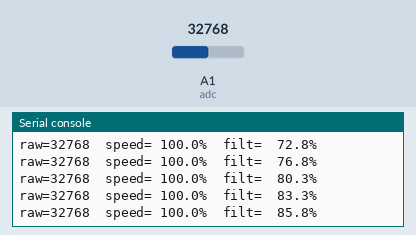
Bench run of a program on a simulated CircuitPython board. Shown: the last lines printed to the serial console. The test bench sets the inputs (shaded band); at power-on: A1 (adc) = 32768 (analog values on the 0–65535 scale).

Above: at 1.2 s.
1.3 s: A1 (adc) set to 24288
At 1.31 s:
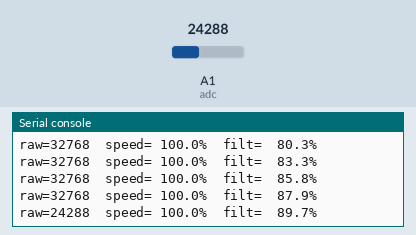
2.8 s: A1 (adc) set to 22560
At 2.82 s:
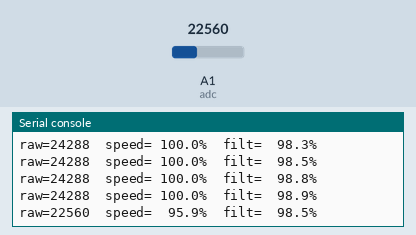
9.0 s: A1 (adc) set to 2896
At 9.05 s:
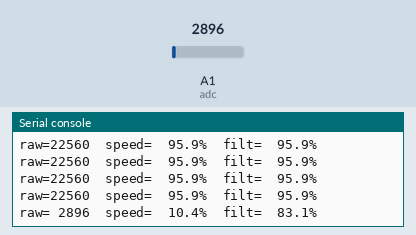
10.5 s: A1 (adc) set to 2784
At 10.56 s:
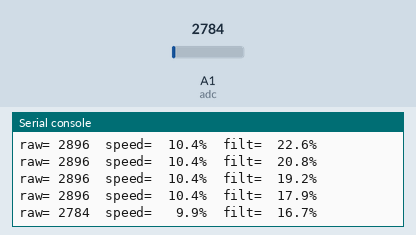
Timing chart, 0 to 13.1 s (numbered marks = the images above; inputs shaded):
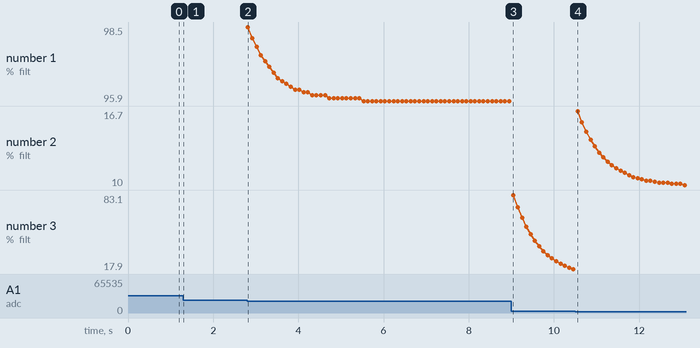

Measured:
- the behaviour switches between 23504 and 23488 on A1 (adc) (found by bisection; images 1 and 2)
- the behaviour switches between 2800 and 2784 on A1 (adc) (found by bisection; images 3 and 4)
- after the input at 1.3 s, the serial console: prints a new line at once (image 1)
- after the input at 2.8 s, the serial console: prints a new line at once (image 2)
- after the input at 9.0 s, the serial console: prints a new line after 0.05 s (image 3)
- after the input at 10.5 s, the serial console: prints a new line after 0.06 s (image 4)

The program:

testAnemometro.py
```python
import time
import board
import analogio

adc = analogio.AnalogIn(board.A1)

RAW_ZERO = 500
RAW_MAX  = 23500  # taratura iniziale, la puoi alzare se satura

# smoothing (0..1) più alto = più reattivo, più basso = più stabile
ALPHA = 0.15

filt = 0.0

def clamp(x, lo, hi):
    return lo if x < lo else hi if x > hi else x

print("Anemometro analogico A1 - 0 sotto RAW_ZERO")
print("RAW_ZERO:", RAW_ZERO, "RAW_MAX:", RAW_MAX)

while True:
    raw = adc.value

    if raw < RAW_ZERO:
        speed_pct = 0.0
    else:
        x = (raw - RAW_ZERO) / (RAW_MAX - RAW_ZERO)  # 0..1
        x = clamp(x, 0.0, 1.0)
        speed_pct = x * 100.0

    # filtro IIR per stabilizzare
    filt = (1 - ALPHA) * filt + ALPHA * speed_pct

    print(f"raw={raw:5d}  speed={speed_pct:6.1f}%  filt={filt:6.1f}%")
    time.sleep(0.1)
z
```
